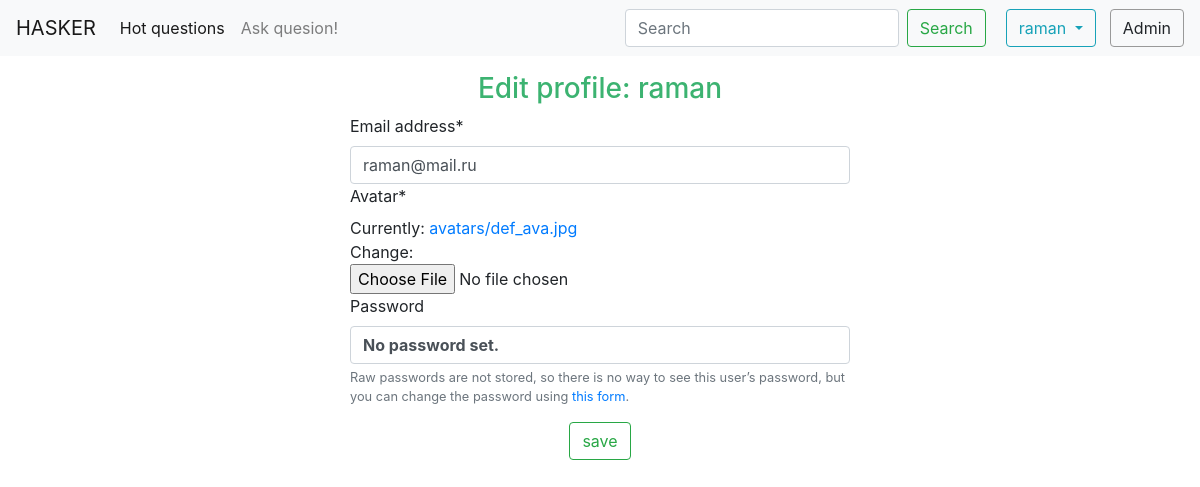
The page /hasker/auth/profile/update/ (signed in) on the database its author committed.
### authorization/models.py (models this page shows, shortened)
class Person(AbstractUser):
    class Meta:
        verbose_name = 'Person'
    email = models.EmailField(max_length=254, unique=True, verbose_name='email address')
    avatar = models.ImageField(upload_to='avatars/', default='avatars/def_ava.jpg')

### authorization/views.py (the view, shortened to what this page needs)
# urls.py: path('profile/update/', UpdateProfile.as_view(), name='update_profile'),
class UpdateProfile(View):
    def get(self, request):
        person = Person.objects.get(username=request.user.username)
        bound_form = PersonProfile(instance=person)
        return render(request, 'authorization/profile_update_form.html', {'form': bound_form, 'person': person})

### authorization/forms.py
class PersonProfile(UserChangeForm):
    class Meta:
        model = Person
        fields = ('email', 'avatar')

### authorization/templates/authorization/profile_update_form.html (shortened to what this page needs)
{% extends 'authorization/base_auth.html' %}
{% load crispy_forms_tags %}
{% block content %}
    <h3 style="text-align: center; color: MediumSeaGreen; margin-top: 16px;">Edit profile: {{ person.username }}</h3>
    <form action="{% url 'update_profile' %}" enctype="multipart/form-data" method="post">
        {{ form|crispy }}
        <div class="col text-center" id="row1">
            <input type ="submit" class="btn btn-outline-success" id="btn1" value ="save"/>
        </div>
    </form>
{% endblock %}

### authorization/templates/authorization/base_auth.html (shortened to what this page needs)
{% extends 'global_template.html' %}
{% block authorization %}
    {% if request.user.is_authenticated %}
        <div class="dropdown">
            <button class="btn btn-outline-info dropdown-toggle" type="button" id="dropdownMenuButton" data-toggle="dropdown" aria-haspopup="true" aria-expanded="false">
                {{ request.user.username }}
            </button>
        </div>
    {% endif %}
{% endblock %}

### files/static/css/styles.css (style rules this page uses)
.form-group { width: 500px; margin: auto; }
.btn-outline-success { margin-top: 16px; margin-bottom: 16px; }
.btn-outline-info { margin-left: 20px; }

### rows shown on the page
Person: user.username "raman", username "raman", email "raman@mail.ru"
